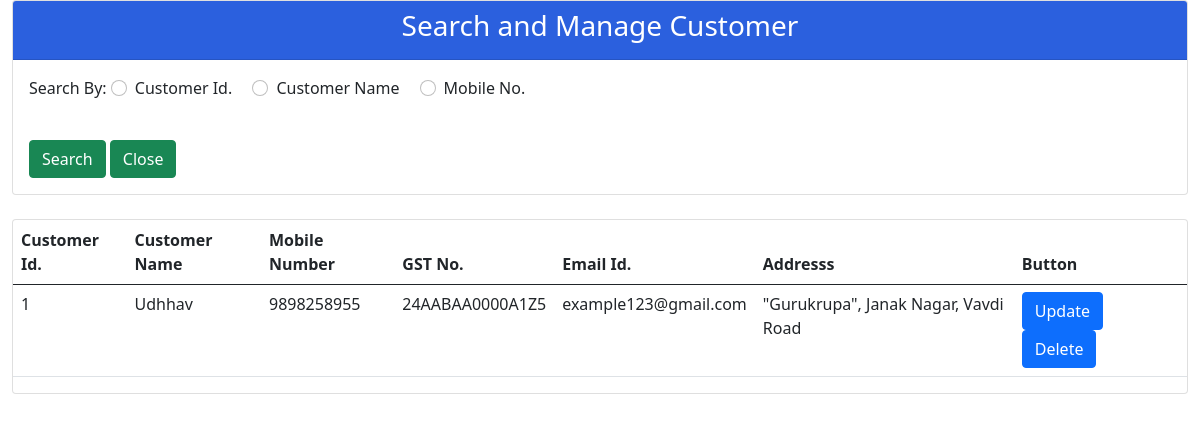
/Balaji/Customer/ManageCustomer.php, run on the app's committed database.
### tables this page shows
CREATE TABLE `btblcustomermst` (
  `CustomerId` int(10) NOT NULL,
  `CustomerName` text NOT NULL,
  `MobileNo` bigint(10) NOT NULL,
  `Email` text NOT NULL,
  `Address` text NOT NULL,
  `GSTNo` varchar(16) NOT NULL,
  `CreatedDate` date NOT NULL,
  `ModifiedDate` date NOT NULL,
  `RecStatus` tinyint(1) NOT NULL
);

### Balaji/Customer/ManageCustomer.php (the view, shortened to what this page needs)
<!DOCTYPE html>
<html>
   <head>
      <link href="https://cdn.jsdelivr.net/npm/bootstrap@5.0.0-beta1/dist/css/bootstrap.min.css" rel="stylesheet">
      <link rel='stylesheet' href='https://cdn.jsdelivr.net/npm/sweetalert2@10.10.1/dist/sweetalert2.min.css'>
      <link rel="stylesheet" href="https://cdnjs.cloudflare.com/ajax/libs/sweetalert/1.1.3/sweetalert.css">
   </head>
   <body>
      <div class="container-fluid col-lg-12">
       <div class="row">
         <div class="col-md-12">
            <div class="card card-primary">
               <div class="card-header" style="background-color: #2B60DE">
                  <h3 class="card-title" style="color: white" align="center">Search and Manage Customer</h3>
               </div>
               <div class="card-body">
                  <form class="row g-3" id="radio-buttons" method="POST" action="ManageCustomer.php">
                     <div class="form-group col-md-12">
                        <label class="form-label">Search By: </label>
                        <div class="form-check form-check-inline">
                           <input class="form-check-input" type="radio" name="mc" id="customer" value="customer" onchange="checkRadio(this)">
                           <label class="form-check-label" for="inlineRadio1">Customer Id. </label>
                        </div>
                        <div class="form-check form-check-inline">
                           <input class="form-check-input" type="radio" name="mc" id="customerName" value="customerName" onchange="checkRadio(this)">
                           <label class="form-check-label" for="inlineRadio2">Customer Name</label>
                        </div>
                        <div class="form-check form-check-inline">
                           <input class="form-check-input" type="radio" name="mc" id="mobileno" value="mobileno" onchange="checkRadio(this)">
                           <label class="form-check-label" for="inlineRadio3">Mobile No. </label>
                        </div>
                     </div>
                        <div>
                          <input type="submit" name="submit" value="Search" id="submit" class="btn btn-success">
                          <input type="button" value="Close"  name="close" id="close" class="btn btn-success" onclick="location.href = '../admin.php';">
                        </div>
                  </form>
               </div>
            </div>
         </div>
      </div>
         <br>
         <div class="row">
            <div class="col-md-12">
               <div class="card card-primary">
                  <table class="table" id="data_table">
                     <thead>
                        <tr>
                           <th>Customer Id.</th>
                           <th>Customer Name</th>
                           <th>Mobile Number</th>
                           <th>GST No.</th>
                           <th>Email Id.</th>
                           <th>Addresss</th>
                           <th>Button</th>
                        </tr>
                     </thead>
                     <tbody>
                        <?php
                                $con=mysqli_connect('localhost','root','','imsdatabase');
                                if ($_POST['cid']=='' and $_POST['cname']=='' and $_POST['cmno']=='') {
                                  $query= "SELECT * FROM btblcustomermst WHERE RecStatus=1";
                                  $run = mysqli_query($con,$query);
                                }
                                if($run->num_rows==0){
                                      echo "<script>Swal.fire({icon: 'error', title: 'Oops...',text: 'No Data Found For This Value !!!'});</script>";
                                  }
                                  else{
                                while ($row=mysqli_fetch_array($run))
                                {
                                    $cid=$row[0];
                                    $cname=$row[1];
                                    $cmno=$row[2];
                                    $cgst=$row[5];
                                    $cemail=$row[3];
                                    $caddress=$row[4];
                                  ?>
                            <td><?php echo $cid; ?></td>
                            <td><?php echo $cname; ?></td>
                            <td><?php echo $cmno; ?></td>
                            <td><?php echo $cgst; ?></td>
                            <td><?php echo $cemail; ?></td>
                            <td><?php echo $caddress; ?></td>
                            <td><a href="UpdateCustomer.php?id=<?php echo $cid; ?>"><input type="Button" value="Update" name="" class="btn btn-primary" id="btn"></a><a href="DeleteCustomer.php?id=<?php echo $cid; ?>"><input type="Button" value="Delete" name="" class="btn btn-primary" id="btn"></a></td>
                                              <?php } } ?>
                     </tbody>
                  </table>
               </div>
            </div>
         </div>
      </div>
   </body>
   </html>

### Balaji/Customer/ManageCustomer.php (style rules this page uses)
#btn { margin-right: 10px; }

### data on the page
btblcustomermst: CustomerId "1", CustomerName "Udhhav", MobileNo "9898258955", GSTNo "24AABAA0000A1Z5", Email "example123@gmail.com", Address "\"Gurukrupa\", Janak Nagar, Vavdi Road"
